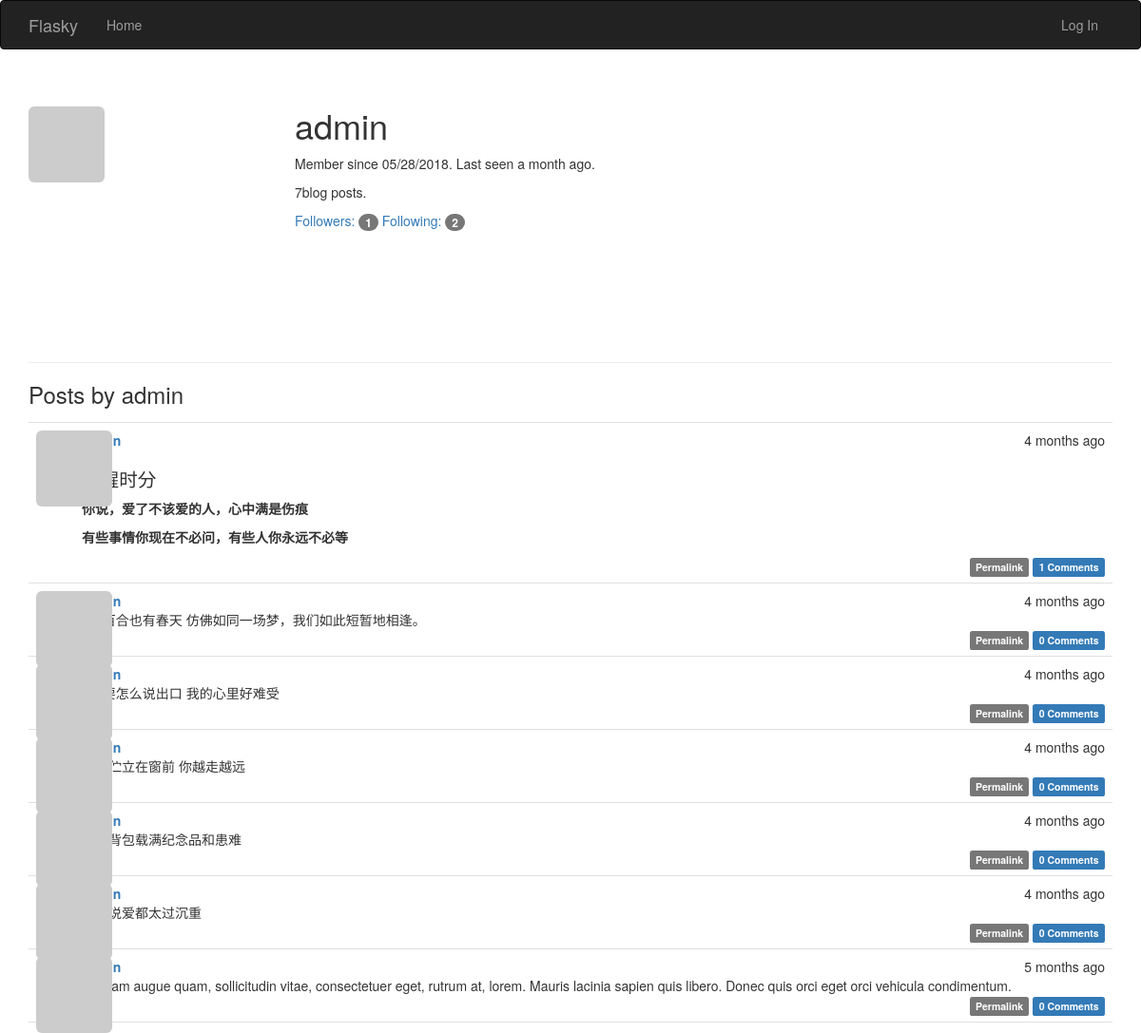
Page /user/admin on the earlier database version.
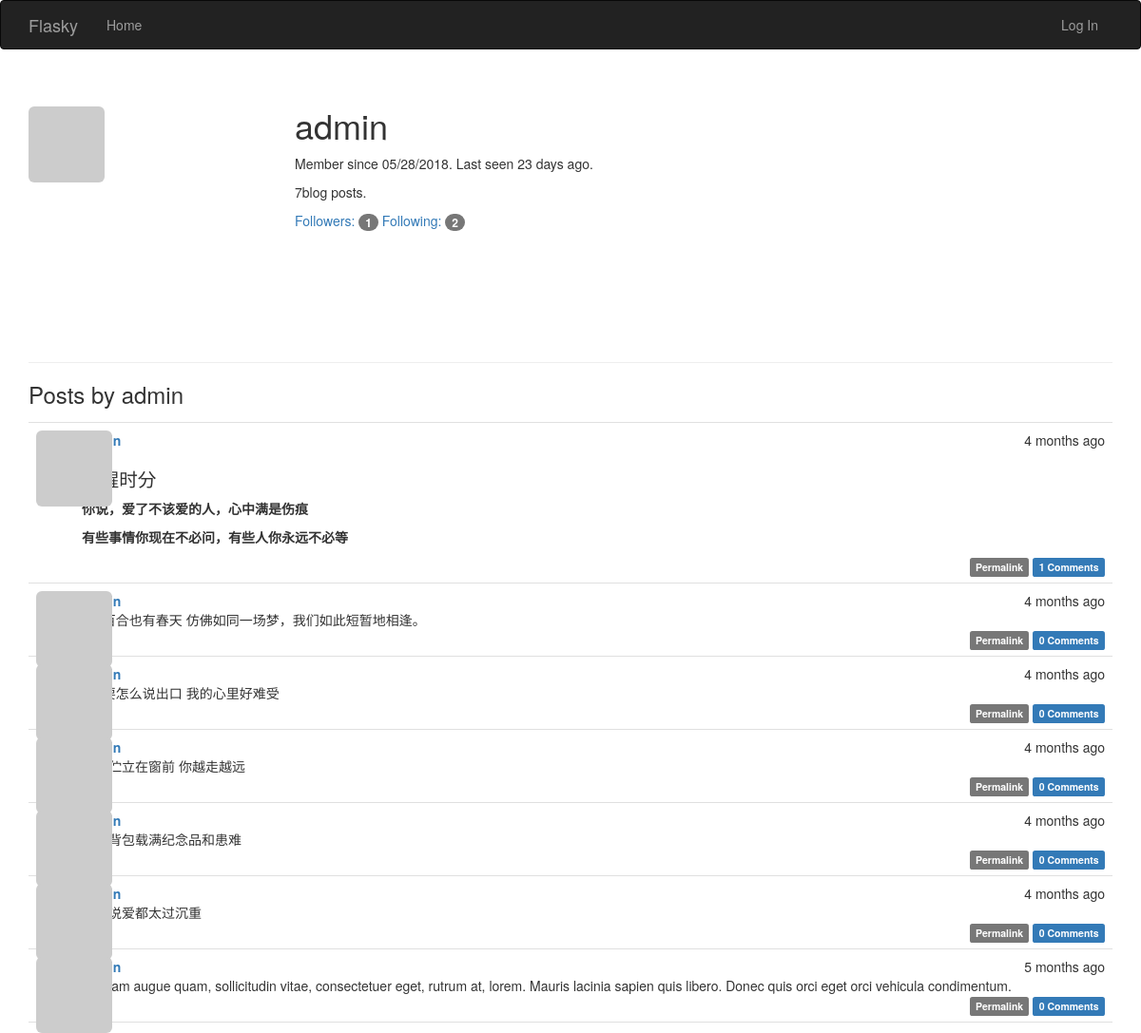
Same page on the later database version.
### src/app/models.py (models this page shows, shortened)
class User(UserMixin, db.Model):
    __tablename__ = 'users'
    id = db.Column(db.Integer(), primary_key=True)
    email = db.Column(db.String(64), unique=True, index=True)
    username = db.Column(db.String(255), unique=True, index=True)
    role_id = db.Column(db.Integer, db.ForeignKey('roles.id'))
    posts = db.relationship('Post', backref='author', lazy='dynamic')
    comments = db.relationship('Comment', backref='author', lazy='dynamic')
    password_hash = db.Column(db.String(128))
    confirmed = db.Column(db.Boolean(), default=False)
    name = db.Column(db.String(64))
    location = db.Column(db.String(64))
    about_me = db.Column(db.Text())
    member_since = db.Column(db.DateTime(), default=datetime.utcnow)
    last_seen = db.Column(db.DateTime(), default=datetime.utcnow)
    avatar_hash = db.Column(db.String(32))
    followed = db.relationship('Follow',
                               foreign_keys=[Follow.follower_id],
                               backref=db.backref('follower', lazy='joined'),
                               lazy='dynamic',
                               cascade='all, delete-orphan')
    followers = db.relationship('Follow',
                               foreign_keys=[Follow.followed_id],
                               backref=db.backref('followed', lazy='joined'),
                               lazy='dynamic',
                               cascade='all, delete-orphan')
    @property
    def password(self):
        raise AttributeError('password is not a readable attribute')
    def gravatar(self, size=100, default='identicon', rating='g'):
        if request.is_secure:
            url = 'http://secure.gravatar.com/avatar'
        else:
            url = 'http://www.gravatar.com/avatar'
        hash = self.avatar_hash or self.gravatar_hash()
        return '{url}/{hash}?s={size}&d={default}&r={rating}'.format(
            url=url, hash=hash, size=size, default=default, rating=rating)

### src/app/main/views.py (the view)
@main.route('/user/<username>')
def user(username):
    user = User.query.filter_by(username=username).first()
    if user is None:
        abort(404)
    posts = user.posts.order_by(Post.timestamp.desc()).all()
    return render_template('user.html', user=user, posts=posts)

### src/app/auth/views.py (called while the page is built)
@auth.before_app_request
def before_request():
    print(request, ':', request.endpoint)
    if current_user.is_authenticated:
        current_user.ping()
        if not current_user.confirmed and request.endpoint[:5] != 'auth.':
            return redirect(url_for('auth.unconfirmed'))

### src/app/main/__init__.py (called while the page is built)
@main.app_context_processor
def inject_permissions():
    return dict(Permission=Permission)

### src/app/models.py (called while the page is built)
    def can(self, permission):
        return False;

    def is_administrator(self):
        return False

### src/app/templates/user.html (shortened to what this page needs)
{% extends 'base.html' %}
{% block page_content %}
<div class="page-header">
    <img class="img-rounded profile-thumbnail" src="{{ user.gravatar(size=256) }}"/>
    <div class="profile-header">
        <h1>{{ user.username }} </h1>
        <p>
            Member since {{ moment(user.member_since).format('L') }}. Last seen {{ moment(user.last_seen).fromNow() }}.
        </p>
        <p>{{ user.posts.count() }}blog posts.</p>
        <p>
			<a href="{{ url_for('.followers', username=user.username) }}">Followers: <span class="badge">{{ user.followers.count() }}</span></a>
			<a href="{{ url_for('.followed_by', username=user.username) }}">Following: <span class="badge">{{ user.followed.count() }}</span></a>
        </p>
    </div>
</div>
<h3>Posts by {{ user.username }}</h3>
{% include '_posts.html' %}
{% endblock %}

Differences in the rows shown:
changed User "admin": last_seen "a month ago" → "23 days ago"
